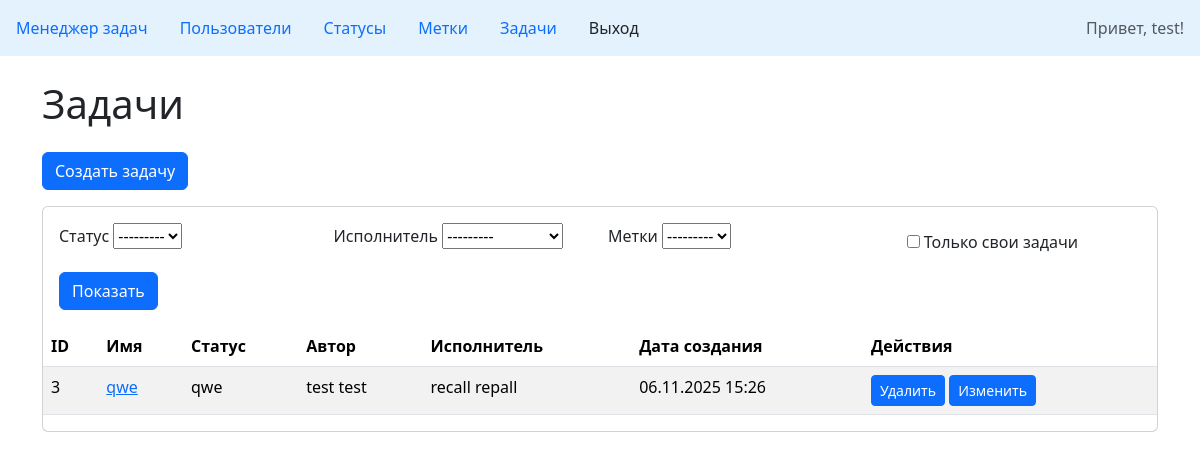
Page /tasks/ (signed in) on the earlier database version.
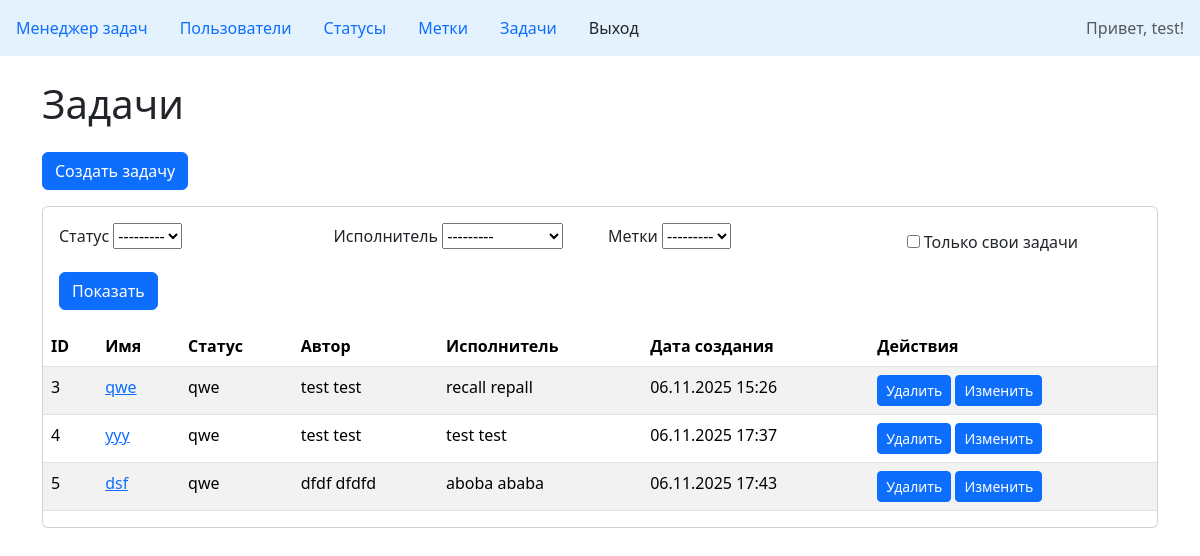
Same page on the later database version.
### task_manager/users/models.py (models this page shows)
class User(AbstractUser):
    first_name = models.CharField(
        max_length=150,
        blank=False,
        verbose_name=_('First Name')
    )
    last_name = models.CharField(
        max_length=150,
        blank=False,
        verbose_name=_('Last Name')
    )
    USERNAME_FIELD = 'username'
    def __str__(self):
        return f'{self.first_name} {self.last_name}'

### task_manager/tasks/models.py (models this page shows, shortened)
class Task(models.Model):
    name = models.CharField(
        max_length=255,
        blank=False,
        unique=True,
        verbose_name=_('Name'),
        error_messages={
            'unique': _('This task with this name already exists. '
                        'Please choose another name.'),
        }
    )
    description = models.TextField(
        blank=True,
        verbose_name=_('Description'),
    )
    author = models.ForeignKey(
        User,
        on_delete=models.PROTECT,
        verbose_name=_('Author'),
        related_name='author',
    )
    status = models.ForeignKey(
        Status,
        on_delete=models.PROTECT,
        verbose_name=_('Status'),
    )
    executor = models.ForeignKey(
        User,
        blank=True,
        null=True,
        on_delete=models.PROTECT,
        verbose_name=_('Executor'),
        related_name='executor',
    )
    labels = models.ManyToManyField(
        Labels,
        blank=True,
        verbose_name=_('Labels'),
    )
    created_at = models.DateTimeField(auto_now_add=True)
    class Meta:
        verbose_name = _('Task')
        verbose_name_plural = _('Tasks')

### task_manager/statuses/models.py (models this page shows)
class Status(models.Model):
    name = models.CharField(
        max_length=255,
        blank=False,
        verbose_name=_('Name'),
        unique=True,
        error_messages={
            'unique': _('This status with this name already exists. '
                        'Please choose another name.'),
        }
    )
    created_at = models.DateTimeField(auto_now_add=True)
    def __str__(self):
        return self.name
    class Meta:
        verbose_name = _('Status')
        verbose_name_plural = _('Statuses')

### task_manager/tasks/views.py (the view)
# urls.py: path('', views.TaskListView.as_view(), name='index'),
class TaskListView(CustomLoginRequiredMixin, FilterView):
    model = Task
    template_name = 'tasks/tasks.html'
    filterset_class = TaskFilter
    context_object_name = 'tasks'
    ordering = 'id'

### task_manager/labels/models.py (called while the page is built)
    def __str__(self):
        return self.name

### task_manager/templates/tasks/tasks.html
{% extends "base.html" %}
{% load django_bootstrap5 %}
{% block content %}
<h1>Задачи</h1>
<a class="btn btn-primary w-10 mt-3 mb-3" href="{% url 'tasks:create' %}">Создать задачу</a>
<div class="card mb-4">
  <div class="card-body">
    <form method="get">
      <div class="row g-3">
        <div class="col-md-3">
          <label for="{{ filter.form.status.id_for_label }}" class="form-label">Статус</label>
          {{ filter.form.status }}
        </div>
        <div class="col-md-3">
          <label for="{{ filter.form.executor.id_for_label }}" class="form-label">Исполнитель</label>
          {{ filter.form.executor }}
        </div>
        <div class="col-md-3">
          <label for="{{ filter.form.labels.id_for_label }}" class="form-label">Метки</label>
          {{ filter.form.labels }}
        </div>
                <div class="col-md-3 d-flex align-items-end">
          <div class="form-check">
            {{ filter.form.user_own_tasks }}
            <label class="form-check-label" for="{{ filter.form.user_own_tasks.id_for_label }}">
              Только свои задачи
            </label>
          </div>
        </div>
      <div class="mt-3">
        <button type="submit" class="btn btn-primary">Показать</button>
      </div>
    </form>
  </div>
</div>
<table class="table table-striped">
  <thead>
    <tr>
      <th>ID</th>
      <th>Имя</th>
      <th>Статус</th>
      <th>Автор</th>
      <th>Исполнитель</th>
      <th>Дата создания</th>
      <th>Действия</th>
    </tr>
  </thead>
  <tbody>
    {% for task in tasks %}
    <tr>
      <td>{{ task.id }}</td>
      <td><a href="{% url 'tasks:detail' task.id %}">{{ task.name }}</a></td>
      <td>{{ task.status }}</td>
      <td>{{ task.author }}</td>
      <td>{{ task.executor|default:"—" }}</td>
      <td>{{ task.created_at|date:"d.m.Y H:i" }}</td>
      <td>
        <a class="btn btn-primary btn-sm" href="{% url 'tasks:delete' task.id %}" role="button">Удалить</a>
        <a class="btn btn-primary btn-sm" href="{% url 'tasks:update' task.id %}" role="button">Изменить</a>
      </td>
    </tr>
    {% endfor %}
  </tbody>
</table>
{% endblock %}

### task_manager/templates/base.html (shortened to what this page needs)
{% load django_bootstrap5 %}
<!DOCTYPE html>
<html lang="ru">
<head>
  {% bootstrap_css %}
</head>
<body >
<nav class="navbar" style="background-color: #e3f2fd;" data-bs-theme="light">
  <ul class="nav justify-content-end">
    <li class="nav-item">
      <a class="nav-link active" aria-current="page" href="{% url 'index' %}">Менеджер задач</a>
    </li>
    <li class="nav-item">
      <a class="nav-link" href="{% url 'users:index' %}">Пользователи</a>
    </li>
    {% if user.is_authenticated %}
    <li class="nav-item">
      <a class="nav-link" href="{% url 'statuses:index' %}">Статусы</a>
    </li>
     <li class="nav-item">
      <a class="nav-link" href="{% url 'labels:index' %}">Метки</a>
    </li>
    <li class="nav-item">
      <a class="nav-link" href="{% url 'tasks:index' %}">Задачи</a>
    </li>
     <li class="nav-item">
     <form method="post" action="{% url 'logout' %}" style="display: inline;">
    <button type="submit" class="nav-link" style="background: none; border: none; cursor: pointer; color: inherit;">Выход</button>
</form>
    </li>
{% endif %}
  </ul>
  {% if user.is_authenticated %}
<ul class="nav justify-content-end">
  <li class="nav-item">
    <a class="nav-link disabled" aria-disabled="true">Привет, {{ user.username }}!</a>
    </li>
  </ul>
 {% endif %}
</nav>
<div class="container mt-4">
  {% block content %}
  {% endblock %}
</div>
</body>
</html>

Differences in the rows shown:
added Task: id "4", name "ууу", status "qwe", author "test test", executor "test test", created_at "06.11.2025 17:37"
added Task: id "5", name "dsf", status "qwe", author "dfdf dfdfd", executor "aboba ababa", created_at "06.11.2025 17:43"
